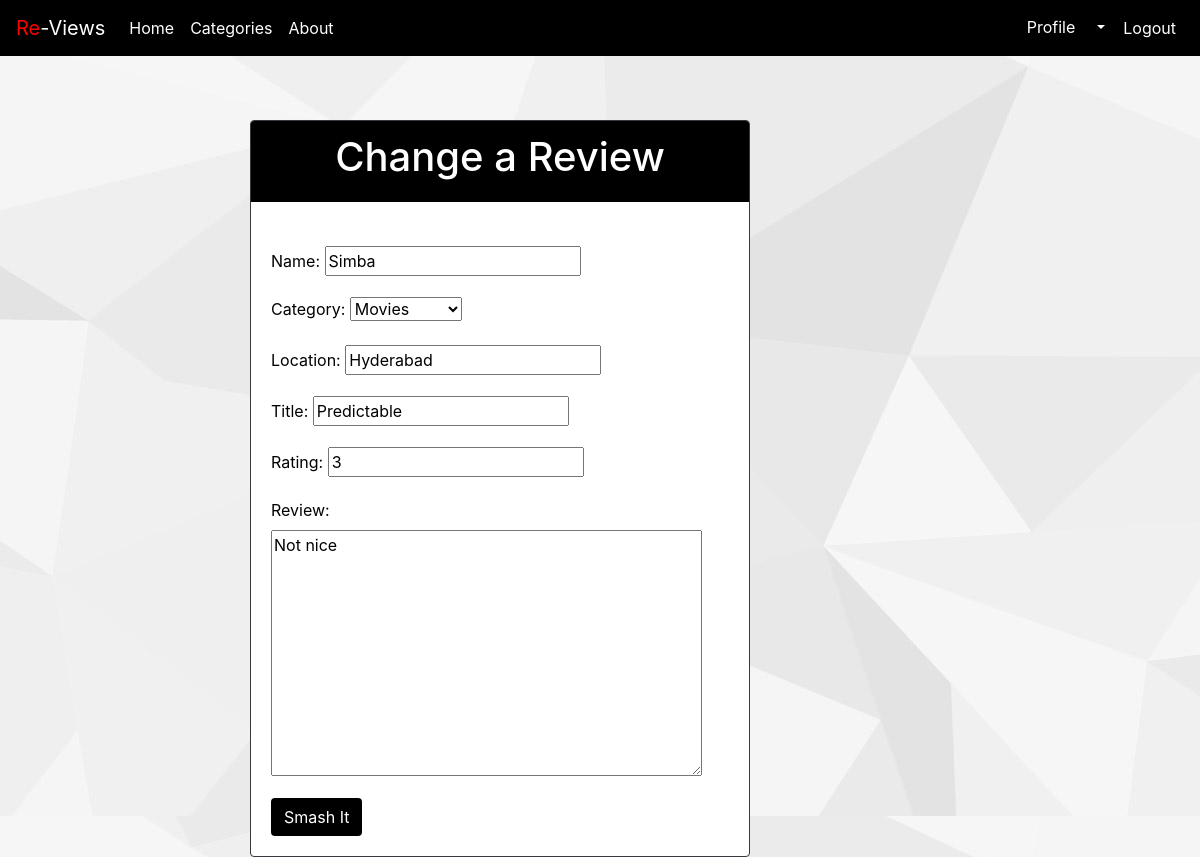
Screenshot of /forum/rev/edit/3 (signed in) with the database file from the repository.
### forum/models.py (models this page shows, shortened)
class Bang(models.Model):
	user = models.ForeignKey(User, on_delete=models.CASCADE)
	category = models.ForeignKey(Category, blank=True, on_delete=models.CASCADE, null=True)
	name = models.CharField(max_length=50, default='')
	title = models.CharField(max_length=50, default='')
	review = models.TextField(max_length=80, default='')
	rating = models.IntegerField(
			default=1,
			validators = [MaxValueValidator(5), MinValueValidator(1)]
		)
	created_at = models.DateTimeField(auto_now_add=True)
	location = models.CharField(max_length=80, default='')

### forum/views.py (the view)
# urls.py: path('rev/edit/<int:pk>', views.rev_update, name='rev_update'),
def rev_update(request, pk, template_name='forum/forum_form.html'):
	rev= get_object_or_404(Bang, pk=pk)
	form = RevForm(request.POST or None , instance=rev)
	if form.is_valid():
		form.save()
		return redirect('/forum/')
	return render(request, template_name, {'form':form})

### forum/views.py
class RevForm(ModelForm):
    class Meta:
        model = Bang
        fields = [
		 'name',
		'category',
		'location',
		'title',
		'rating',
		'review',
		 ]

### forum/models.py (called while the page is built)
	def __str__(self):
		return self.cat

### forum/templates/forum/forum_form.html (shortened to what this page needs)
{% extends 'base.html' %}
{% block body %}
<br>
<br>
<br>
<br>
<br>
<div class="card border-dark mb-3" id="Logg" style="width: 500px;position: absolute;right:450px" >
		<div class="card-header" style="background-color:black;color:white"><h1 style="text-align:center">Change a Review</h1></div>
		<br>
		<form method="post"  enctype='multipart/form-data' style="padding:20px;color:black">
		    {{ form.as_p }}
		    <button class="btn" style="background-color:black;color:white" type="submit">Smash It</button>
		</form>
	    </div>
{% endblock %}

### acoounts/static/acoounts/ma.css (style rules this page uses)
body { background-image: url('back9.jpg'); }

### rows the page displays
Bang: name "Simba", category "Movies", location "Hyderabad", title "Predictable", rating "3", review "Not nice"
